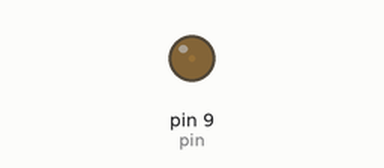
Bench run of a sketch on a simulated Arduino Uno, built with avr-gcc and run on an emulated ATmega328P. On the bench: output pins drawn as LEDs (lit = HIGH).

Above: at 0.05 s.
At 0.7 s:
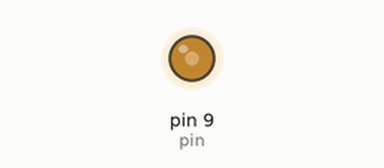
At 1.4 s:
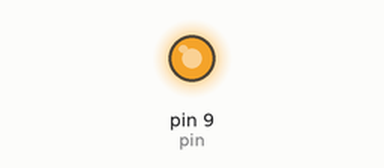
At 2.75 s:
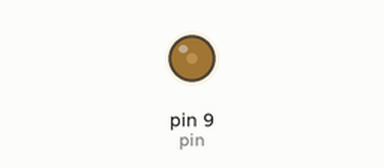
Timing chart, 0 to 7.0 s (numbered marks = the images above):
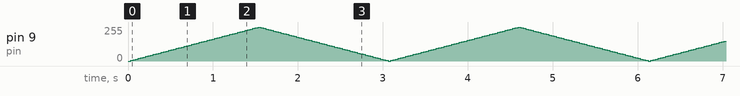

The sketch:

sketch_aug20d.ino
```cpp
int pin=9;
void setup() {
  // put your setup code here, to run once:
pinMode(pin,OUTPUT);

}

void loop() {
  // put your main code here, to run repeatedly:


for(int i=0; i<255; i+=5)
{
  analogWrite(pin,i);
  delay (30);
}
for(int i=255; i>0; i-=5)
{
  analogWrite(pin,i);
  delay (30);
}
}
```
